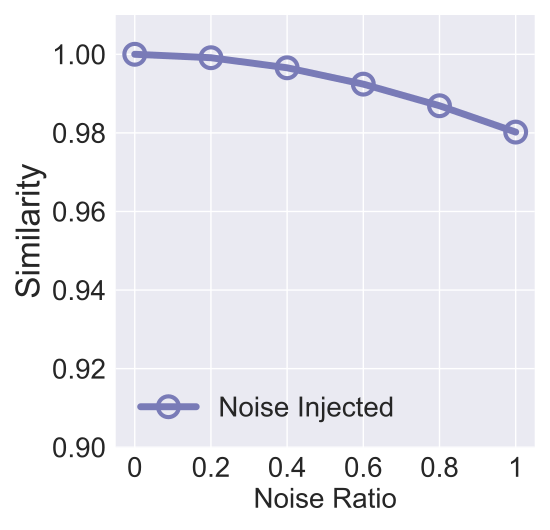

This figure's Python source:


import numpy as np
import matplotlib.pyplot as plt

epsilon = 3
beta = 1 / epsilon


x=[1, 2, 3, 4, 5, 6]
# validation_for_plt =[97,95.8600, 94.9400, 93.5400, 93.2400]
# attack_for_plt=[0, 0.3524, 0, 0.1762, 0.1762]
# basic_for_plt=[99.8, 99.8, 99.8, 99.8, 99.8]

labels = ['0', '0.2', '0.4', '0.6', '0.8', '1']
# unl_org = [97.77, 97.55, 97.35, 97.29, 97.21, 97.21]

# unl_hess_r = [96.6, 96.66, 96.04, 95.94, 95.85, 97.21]
unl_mib = [1, 0.999124, 0.996562, 0.9924, 0.9869, 0.98020]

unl_muv = [0.987, 0.9845, 0.9845, 0.9845, 0.9685, 0.957]
# unl_ss_wo = [94.32, 94.53, 94.78, 93.38, 94.04, 97.21]


plt.style.use('seaborn')
plt.figure(figsize=(5.5, 5.3))
l_w=5
m_s=15
marker_s = 3
markevery=1
#plt.figure(figsize=(8, 5.3))
#plt.plot(x, unl_fr, color='blue', marker='^', label='Retrain',linewidth=l_w, markersize=m_s)
plt.plot(x, unl_mib, linestyle='-', color='#797BB7', marker='o', fillstyle='none', markevery=markevery,
         label='Noise Injected', linewidth=l_w, markersize=m_s, markeredgewidth=marker_s)

#plt.plot(x, unl_ss_w, color='g',  marker='*',  label='PriMU$_{w}$',linewidth=l_w, markersize=m_s)
# plt.plot(x, unl_muv, linestyle='--', color='g',  marker='s', fillstyle='none', markevery=markevery,
#          label='Multi-Sample',linewidth=l_w, markersize=m_s, markeredgewidth=marker_s)

# plt.plot(x, unl_mib, linestyle=':', color='r',  marker='^', fillstyle='none', markevery=markevery,
#          label='VBU', linewidth=l_w,  markersize=m_s, markeredgewidth=marker_s)

# plt.plot(x, unl_hess_r, linestyle='-.', color='k',  marker='D', fillstyle='none', markevery=markevery,
#          label='HBFU',linewidth=l_w, markersize=m_s, markeredgewidth=marker_s)



#plt.plot(x, unl_vibu, color='silver',  marker='d',  label='VIBU',linewidth=4,  markersize=10)

# plt.plot(x, y_sa03, color='r',  marker='2',  label='AAAI21 A_acc, pr=0.3',linewidth=3, markersize=8)
# plt.plot(x, y_sa05, color='darkblue',  marker='4',  label='AAAI21 A_acc, pr=0.5',linewidth=3, markersize=8)
# plt.plot(x, y_ma03, color='darkviolet',  marker='3',  label='FedMC A_acc, pr=0.3',linewidth=3, markersize=8)
# plt.plot(x, y_ma05, color='cyan',  marker='p',  label='FedMC A_acc, pr=0.5',linewidth=3, markersize=8)


# plt.grid()
leg = plt.legend(fancybox=True, shadow=True)
# plt.xlabel('Malicious Client Ratio (%)' ,fontsize=16)
plt.ylabel('Similarity' ,fontsize=24)
my_y_ticks = np.arange(0.9 ,1.01,0.02)
plt.ylim(0.9,1.01)
plt.yticks(my_y_ticks,fontsize=20)
plt.xlabel('Noise Ratio' ,fontsize=20)

plt.xticks(x, labels, fontsize=20)
# plt.title('CIFAR10 IID')

plt.annotate(r"1e0", xy=(0.1, 1.01), xycoords='axes fraction', xytext=(-10, 10),
             textcoords='offset points', ha='right', va='center', fontsize=15)


# plt.title('(c) Utility Preservation', fontsize=24)
plt.legend(loc='best',fontsize=20)
plt.tight_layout()
#plt.title("MNIST")
plt.rcParams['figure.figsize'] = (2.0, 1)
plt.rcParams['image.interpolation'] = 'nearest'
plt.rcParams['figure.subplot.left'] = 0.11
plt.rcParams['figure.subplot.bottom'] = 0.08
plt.rcParams['figure.subplot.right'] = 0.977
plt.rcParams['figure.subplot.top'] = 0.969
plt.savefig('cifar10_org_sim_noise_analysis.pdf', format='pdf', dpi=200)
plt.show()
